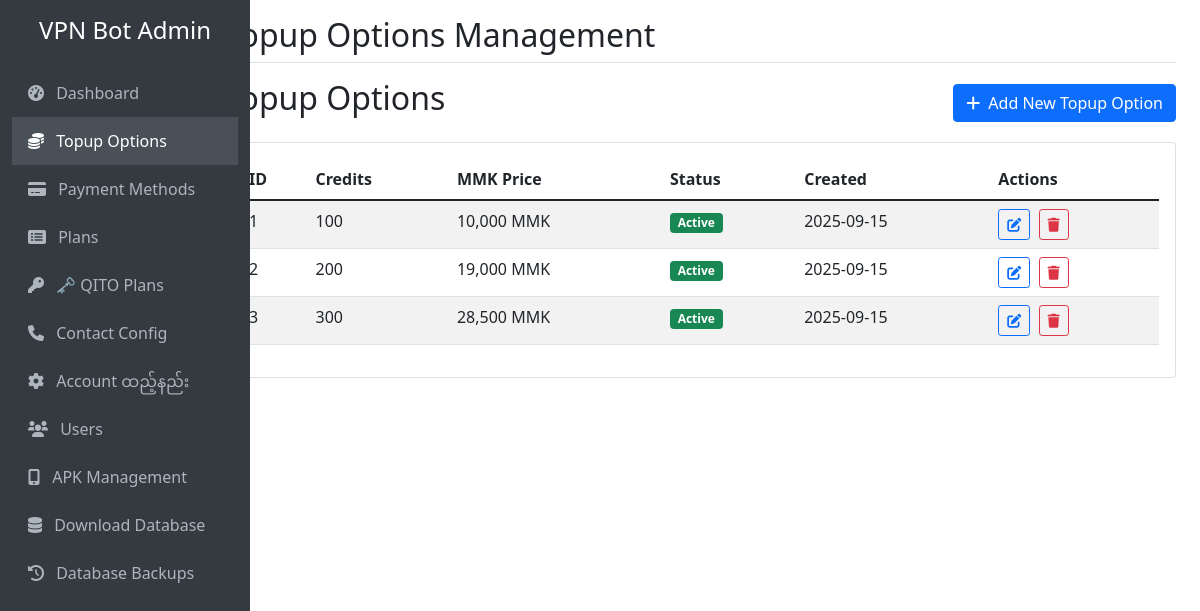
Screenshot of /topup with the database file from the repository.
### tables this page shows
CREATE TABLE topup_options (
            id INTEGER PRIMARY KEY AUTOINCREMENT,
            credits INTEGER NOT NULL,
            mmk_price INTEGER NOT NULL,
            is_active BOOLEAN DEFAULT 1,
            created_at TIMESTAMP DEFAULT CURRENT_TIMESTAMP,
            updated_at TIMESTAMP DEFAULT CURRENT_TIMESTAMP
        );

### web_admin.py (the view)
@app.route('/topup')
def topup_management():
    conn = get_db_connection()
    topup_options = conn.execute('SELECT * FROM topup_options ORDER BY credits').fetchall()
    conn.close()
    return render_template('topup_management.html', topup_options=topup_options)

### web_admin.py (called while the page is built)
def get_db_connection():
    conn = sqlite3.connect(DB_FILE)
    conn.row_factory = sqlite3.Row
    return conn

### templates/topup_management.html (shortened to what this page needs)
{% extends "base.html" %}
{% block page_title %}Topup Options Management{% endblock %}
{% block content %}
<div class="d-flex justify-content-between align-items-center mb-3">
    <h2>Topup Options</h2>
    <a href="{{ url_for('add_topup') }}" class="btn btn-primary">
        <i class="fas fa-plus me-2"></i>Add New Topup Option
    </a>
</div>
<div class="card">
    <div class="card-body">
        {% if topup_options %}
            <div class="table-responsive">
                <table class="table table-striped">
                    <thead>
                        <tr>
                            <th>ID</th>
                            <th>Credits</th>
                            <th>MMK Price</th>
                            <th>Status</th>
                            <th>Created</th>
                            <th>Actions</th>
                        </tr>
                    </thead>
                    <tbody>
                        {% for option in topup_options %}
                        <tr>
                            <td>{{ option.id }}</td>
                            <td>{{ option.credits }}</td>
                            <td>{{ "{:,}".format(option.mmk_price) }} MMK</td>
                            <td>
                                {% if option.is_active %}
                                    <span class="badge bg-success">Active</span>
                                {% else %}
                                    <span class="badge bg-secondary">Inactive</span>
                                {% endif %}
                            </td>
                            <td>{{ option.created_at[:10] }}</td>
                            <td>
                                <a href="{{ url_for('edit_topup', topup_id=option.id) }}" class="btn btn-sm btn-outline-primary me-1">
                                    <i class="fas fa-edit"></i>
                                </a>
                                <a href="{{ url_for('delete_topup', topup_id=option.id) }}"
                                   class="btn btn-sm btn-outline-danger"
                                   onclick="return confirm('Are you sure you want to delete this topup option?')">
                                    <i class="fas fa-trash"></i>
                                </a>
                            </td>
                        </tr>
                        {% endfor %}
                    </tbody>
                </table>
            </div>
        {% endif %}
    </div>
</div>
{% endblock %}

### rows the page displays
topup_options: id "1", credits "100", mmk_price "10,000", is_active "Active", created_at "2025-09-15"
topup_options: id "2", credits "200", mmk_price "19,000", is_active "Active", created_at "2025-09-15"
topup_options: id "3", credits "300", mmk_price "28,500", is_active "Active", created_at "2025-09-15"
